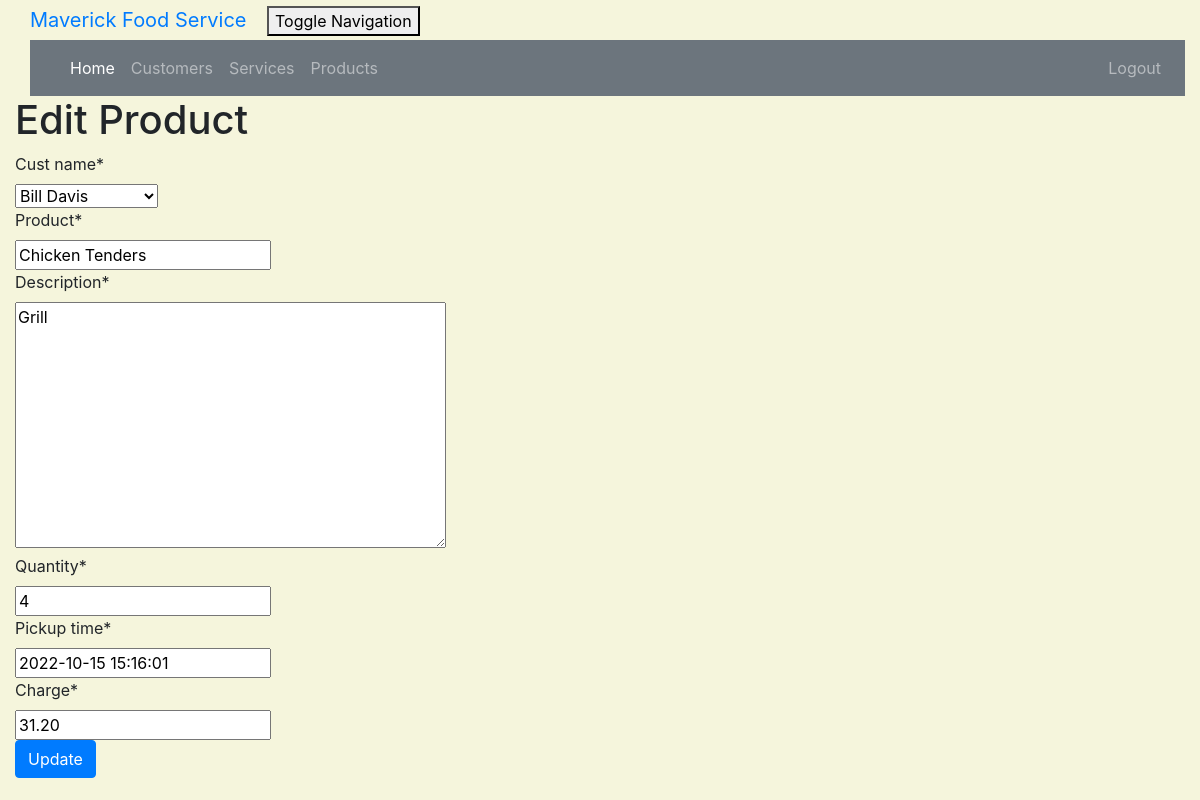
The app's page /product/2/edit/ (signed in) with its own data.
### crm/models.py (models this page shows, shortened)
class Customer(models.Model):
    cust_name = models.CharField(max_length=50)
    email = models.EmailField(max_length=100)
    phone = models.CharField(max_length=20)
    bldgroom = models.CharField(max_length=100)
    address = models.CharField(max_length=200)
    city = models.CharField(max_length=50)
    state = models.CharField(max_length=50)
    zipcode = models.CharField(max_length=10)
    organization = models.CharField(max_length=100)
    role = models.CharField(max_length=100)
    def __str__(self):
        return self.cust_name

class Product(models.Model):
    cust_name = models.ForeignKey(Customer, on_delete=models.CASCADE, related_name='products')
    product = models.CharField(max_length=100)
    description = models.TextField()
    quantity = models.IntegerField()
    pickup_time = models.DateTimeField(
        default=timezone.now)
    charge = models.DecimalField(max_digits=10, decimal_places=2)
    created_date = models.DateTimeField(
        default=timezone.now)
    updated_date = models.DateTimeField(auto_now_add=True)

### crm/views.py (the view)
# urls.py: path('product/<int:pk>/edit/', views.product_edit, name='product_edit'),
@login_required
def product_edit(request, pk):
    product = get_object_or_404(Product, pk=pk)
    if request.method == "POST":
        form = ProductForm(request.POST, instance=product)
        if form.is_valid():
            product = form.save()
            product.updated_date = timezone.now()
            product.save()
            products = Product.objects.filter(created_date__lte=timezone.now())
            return render(request, 'crm/product_list.html', {'products': products})
    else:
        form = ProductForm(instance=product)
    return render(request, 'crm/product_edit.html', {'form': form})

### crm/forms.py
class ProductForm(forms.ModelForm):
    class Meta:
        model = Product
        fields = ('cust_name', 'product', 'description', 'quantity', 'pickup_time', 'charge')

### crm/templates/crm/product_edit.html (shortened to what this page needs)
<!DOCTYPE html>
<html lang="en">
{% extends 'crm/base.html' %}
{% load crispy_forms_tags %}
{% block content %}
    <h1>Edit Product</h1>
    <form method="POST" class="product-form">{% csrf_token %}
        {{ form|crispy }}
        <button type="submit" class="btn btn-primary">Update</button>
    </form>
{% endblock %}

### crm/static/css/portfolio.css (style rules this page uses)
body { padding-left: 15px; }

### crm/templates/crm/product_edit.html (style rules this page uses)
body { background-color: beige; }

### records on screen
Customer: cust_name "Bill Davis"
Product: product "Chicken Tenders", description "Grill", quantity "4", pickup_time "2022-10-15 15:16:01", charge "31.20"
